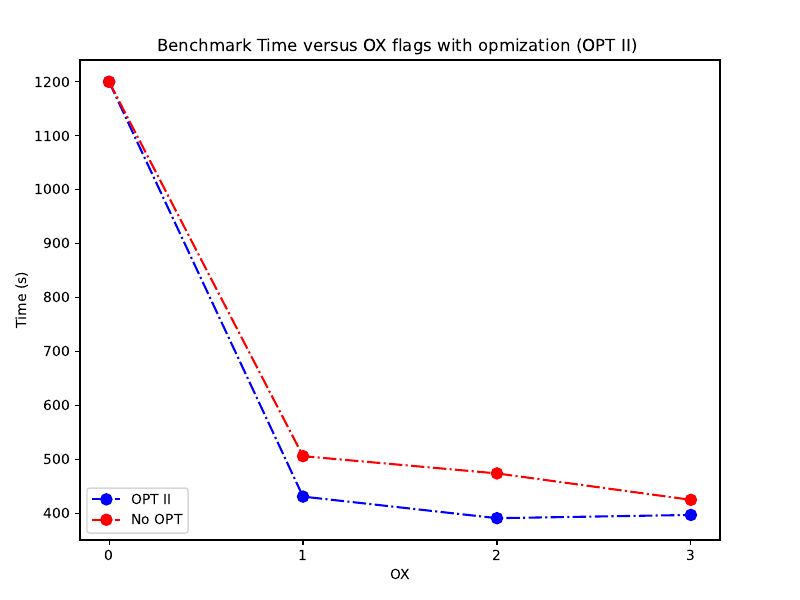

The Python source for this figure:
import matplotlib.pyplot as plt 
import numpy as np 
import pandas as pd 


df = pd.read_csv("../optII_time.txt", header=None)
df_nopt = pd.read_csv("../nopt_time.txt", header=None)

fig = plt.figure(figsize=(8,6))

x=np.arange(0,4,1)


axes = fig.add_axes([0.1,0.1,0.8,0.8])

axes.plot(x,df,color='b', ls='-.', marker='o',markersize=8, label ="OPT II")
axes.set_xlabel('OX')
axes.set_ylabel("Time (s)")
axes.set_title("Benchmark Time versus OX flags with opmization (OPT II) ")


axes.plot(x,df_nopt, color='r', ls='-.', marker='o', markersize=8, label="No OPT")
axes.legend(loc="lower left")
axes.set_xticks(x)


plt.savefig("optII.pdf",dpi=300)
